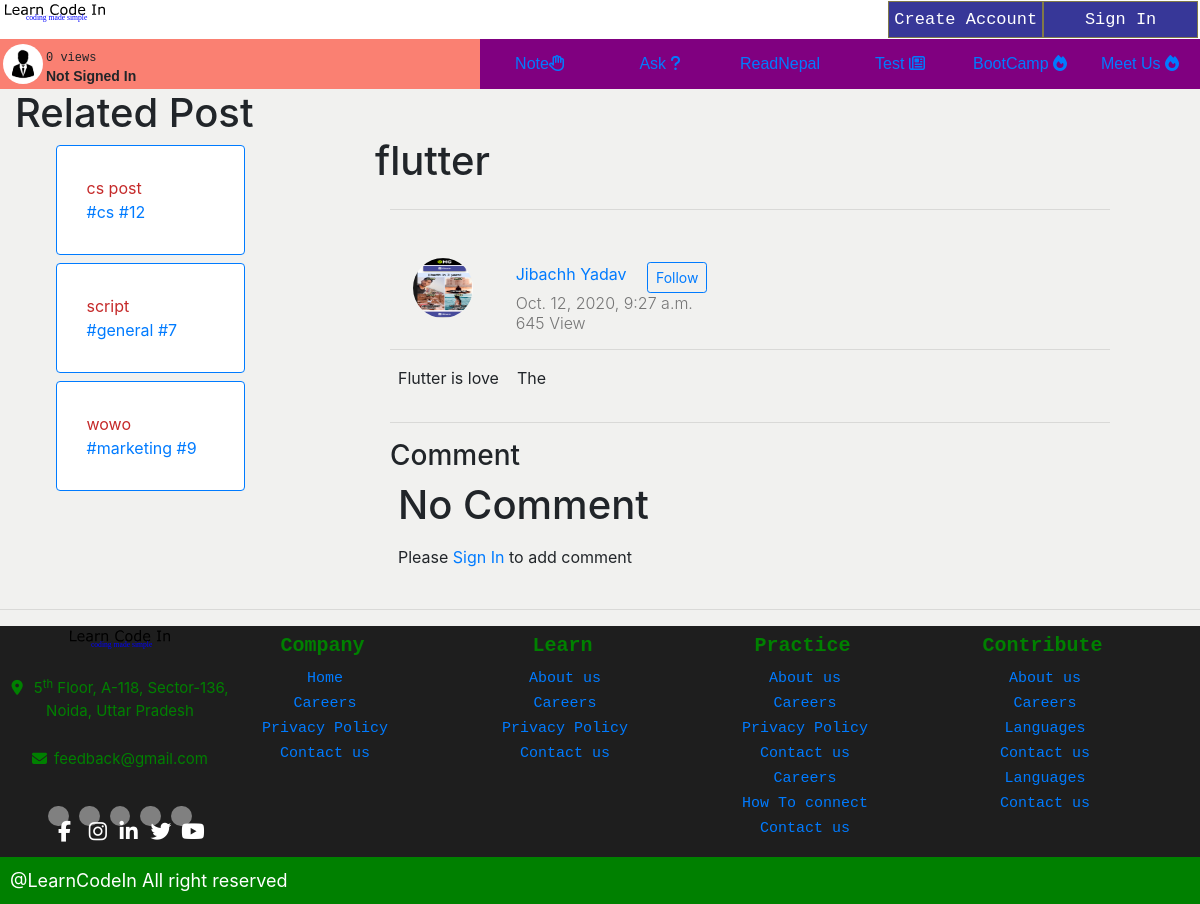
Page /note/30-flutter/ on the earlier database version.
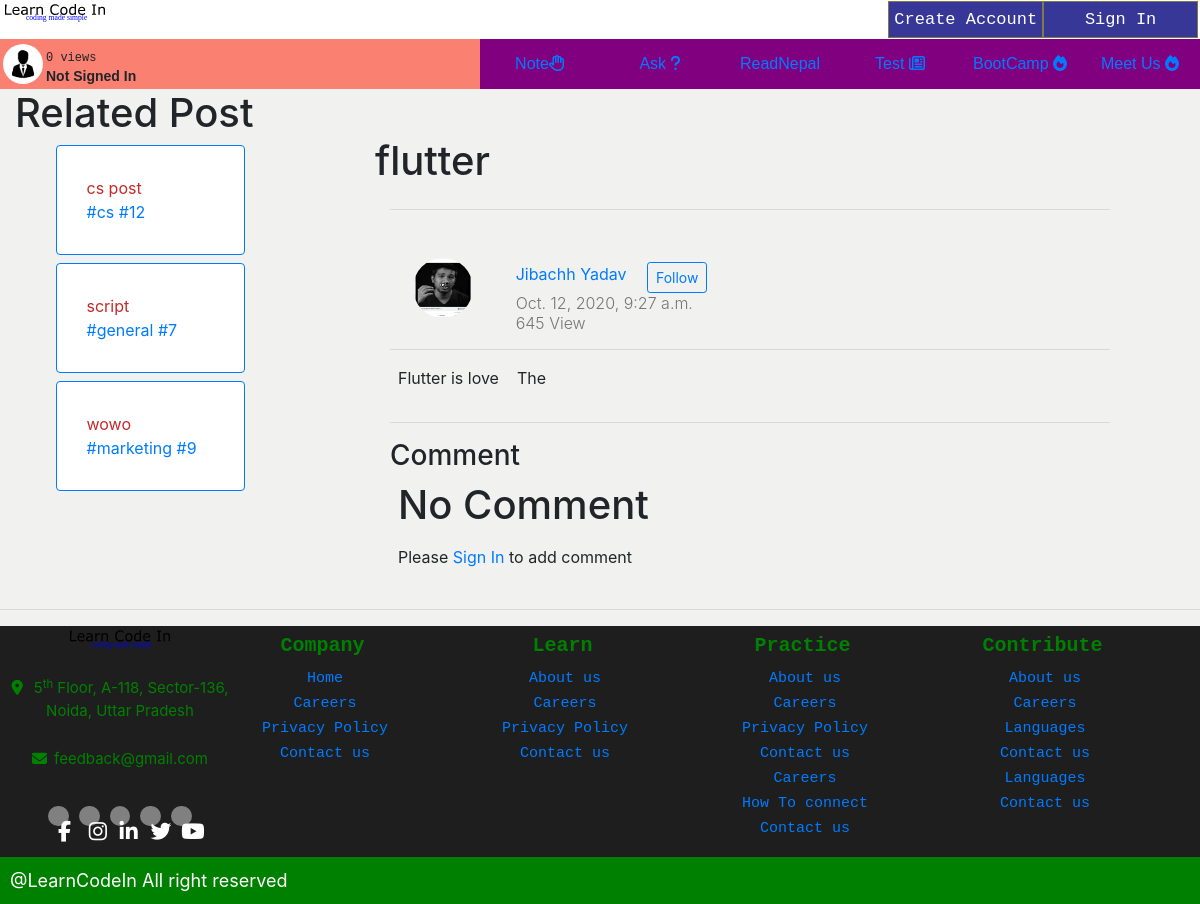
Same page on the later database version.
### note/models.py (models this page shows, shortened)
class Note(models.Model):
    STATUS_CHOICES = (
        ('draft', 'Draft'),
        ('published', 'Published'),
    )
    grade_choices = (
        ('1-5', 'One to Five'),
        ('6', 'Six'),
        ('7', 'Seven'),
        ('8', 'Eight'),
        ('9', 'Nine'),
        ('10', 'Ten'),
        ('11', 'Eleven'),
        ('12', 'Twelve'),
        ('Bachelor', 'Bachelor'),
        ('General', 'General'),
    )
    subject_choices = (
        ('physic', 'Physic'),
        ('chemistry', 'Chemistry'),
        ('botany', 'Botany'),
        ('zoology', 'Zoology'),
        ('math', 'Math'),
        ('english', 'English'),
        ('nepali', 'Nepali'),
        ('science', 'science'),
        ('social', 'Social'),
        ('eph', 'Environement,Population and Health'),
        ('Opt', 'Optional Math'),
        ('cs', 'Computer Science'),
        ('account', 'Account'),
        ('business', 'Business'),
        ('marketing', 'Marketing'),
        ('general', 'General'),
    )
    title = models.CharField(max_length=250)
    slug = models.SlugField(max_length=400)
    author = models.ForeignKey(User, on_delete=models.CASCADE, related_name='notes')
    content = models.TextField(blank=False)
    publish = models.DateTimeField(default=timezone.now)
    created= models.DateTimeField(auto_now_add=True)
    status = models.CharField(max_length=10, choices=STATUS_CHOICES, default='published')
    grade = models.CharField(max_length=20, choices=grade_choices)
    subject = models.CharField(max_length=25, choices=subject_choices)
    views = models.PositiveIntegerField(blank=False, default=0)
    likes = models.ManyToManyField(User, related_name='likedpost', blank=True)
    class Meta:
        ordering = ('-publish',)
    objects = models.Manager()
    published = PublishedManager()
    def save(self, *args, **kwargs):
        self.slug = slugify(self.title)
        super(Note, self).save(*args, **kwargs)
    def increaseView(self):
        self.views+=1

### users/models.py (models this page shows, shortened)
class User(AbstractUser):
    grade_choices = (
        ('One to Five', 'One to Five'),
        ('Six', 'Six'),
        ('Seven', 'Seven'),
        ('Eight', 'Eight'),
        ('Nine', 'Nine'),
        ('Ten', 'Ten'),
        ('Eleven', 'Eleven'),
        ('Twelve', 'Twelve'),
        ('HA', 'Health Assitant'),
        ('Staff Nurse', 'Staff Nurse'),
        ('Diploma in Agriculture', 'Diploma in Agriculture'),
        ('Diploma in Engineering', 'Diploma in Engineering'),
        ('Bachelor in CSIT', 'Bachelor in CSIT'),
        ('BSC Nursing', 'BSC Nursing'),
        ('Bachelor in Education', 'Bachelor in Education'),
        ('Bachelor in Engineering', 'Bachelor in Engineering'),
        ('BBS', 'BBS'),
        ('BBA', 'BBA'),
        ('MBBS', 'MBBS'),
        ('General', 'General'),
    )
    faculty = (
        ('Science', 'Science'),
        ('Commerce', 'Commerce'),
        ('Art', 'Art'),
        ('Medicine', 'Medicine'),
        ('Engineering', 'Engineering'),
        ('Computer Science', 'Computer Science'),
    )
    first_name = models.CharField(
        blank=False,
        max_length=100)
    last_name = models.CharField(
        blank=False,
        max_length=100)
    email = models.EmailField(unique=True,
                              blank=False,
                              max_length=255)
    username = models.CharField(max_length=30,
                                unique=False)
    hobby = models.CharField(max_length=200,
                             blank=True)
    favorite_quotes = models.CharField(max_length=200,
                                       blank=True)
    photo = models.ImageField(upload_to='profile',
                              default='../static/images/Flag_of_Nepal.png'
                              )
    grade = models.CharField(
        max_length=200,
        choices=grade_choices,
        blank=True
    )
    schoolType = models.CharField(max_length=200, choices=faculty, blank=True)
    schoolName = models.CharField(max_length=100,
                                  blank=True)
    address = models.CharField(max_length=200,
                               blank=True)
    REQUIRED_FIELDS = ['first_name', 'last_name', 'username']
    USERNAME_FIELD = 'email'
    def fullname(self):
        return f'{self.first_name.capitalize()} {self.last_name.capitalize()}'

### note/views.py (the view)
# urls.py: path('<int:pk>-<slug:slug>/',views.notedetail, name='notedetail'),
def notedetail(request, pk, slug):
    try:
        note = Note.published.get(id=pk, slug=slug)
    except Note.DoesNotExist:
        return HttpResponse("Such Note Doesnot exist")
    comments = note.comments.all()
    note.increaseView()
    note.save()
    relatedPost = []
    excludePost = []
    excludePost.append(note.id)
    sameUserNote = Note.published.filter(
        author=note.author).exclude(id__in=excludePost)
    if len(sameUserNote) >= 1:
        relatedPost.append(sameUserNote[0])
        excludePost.append(sameUserNote[0].id)
    else:
        relatedPost.append(Note.published.all().exclude(
            id__in=excludePost).order_by('-views')[0])
        excludePost.append(Note.published.all().exclude(
            id__in=excludePost).order_by('-views')[0].id)
    sameSubjectNote = Note.published.filter(
        subject=note.subject).exclude(id__in=excludePost)
    if len(sameSubjectNote) >= 1:
        relatedPost.append(sameSubjectNote[0])
        excludePost.append(sameSubjectNote[0].id)
    else:
        relatedPost.append(Note.published.all().exclude(
            id__in=excludePost).order_by('-views')[0])
        excludePost.append(Note.published.all().exclude(
            id__in=excludePost).order_by('-views')[0].id)
    mostViewedPost = Note.published.all().order_by(
        '-views').exclude(id__in=excludePost)
    if len(mostViewedPost) >= 1:
        relatedPost.append(mostViewedPost[0])
        excludePost.append(mostViewedPost[0].id)
    else:
        relatedPost.append(Note.published.all().exclude(
            id__in=excludePost).order_by('-views')[0])
        excludePost.append(Note.published.all().exclude(
            id__in=excludePost).order_by('-views')[0].id)
    return render(request, 'note/notedetail.html', {
        'note': note,
        'comments': comments,
        'relatedNotes': relatedPost,
    })

### templates/note/notedetail.html (shortened to what this page needs)
{% extends 'base.html' %}
{% block body %}
<div class="container-fluid" style="background-color:;">
  <div class="row" style="background-color:;">
    <div class="col-12 col-lg-3 order-2 order-lg-0" style="background-color: ;">
      <h1>
        Related Post
      </h1>
      {% for note in relatedNotes %}
      <div class="card border-primary mb-2 mt-2">
        <div class="card-body">
          <a href="{% url 'notedetail' note.pk note.slug %}" style="color: #c52929">
            {{ note.title }}
          </a>
          <br />
          <span style="color: #c52929">
            <a href=""> #{{ note.subject }} </a>
          </span>
          <span style="color: #c52929">
            <a href=""> #{{ note.grade }} </a>
          </span>
        </div>
      </div>
      {% endfor %}
    </div>
    <div class="col">
      <div class="container-fluid mt-5" style="max-width: 750px;">
        <div class="row" style="background-color: ;">
          <h1>
            {{ note.title }}
          </h1>
        </div>
        <hr />
        <div class="row mt-5 ml-2 mr-2" style="background-color: ;">
          <div class="col-12 col-md-7" style="background-color: ;">
            <div class="row">
              <div class="col-3">
                {% if note.author.photo %}
                <img src="{{ note.author.photo.url }}" alt="userName" class="avatar" />
                {% else %}
                hello
                {% endif %}
              </div>
              <div class="col-9">
                <div style="color: #292929; font-size: 16px;">
                  <a href="{% url 'profile' note.author.username note.author.id %}">
                    {{ note.author.fullname }}
                  </a>
                  <button class="ml-3 d-none d-sm-inline mt-1 btn btn-outline-primary btn-sm">
                    Follow
                  </button>
                </div>
                <div style="
                  font-size: 16px;
                  color: #757575;
                  line-height: 20px;
                  font-style: normal;
                  font-weight: 300;
                ">
                  {{ note.created }}
                </div>
                <div style="
                  font-size: 16px;
                  color: #757575;
                  line-height: 20px;
                  font-style: normal;
                  font-weight: 300;
                ">
                  {{ note.views }} View
                </div>
              </div>
            </div>
          </div>
          <div class="col mt-3 offset-md-0" style="background-color: ;">
          </div>
        </div>
        <hr />
        <div class="row ml-2 mt-3 mr-2" style="text-overflow: wrap">
          {{ note.content|safe }}
        </div>
        <hr />
        <h3>Comment</h3>
        {% for comment in comments %}
        <div class="row m-2">
          <div class="col-1" style="background-color: ;">
            <img src="{{ comment.comment_by.photo.url }}" alt="{{ comment.comment_by.fullname }}"
              class="commentAvatar" />
          </div>
          <div class="col ml-4">
            <div>
              <a href="{% url 'profile' comment.comment_by.username comment.comment_by.id %}">
                {{ comment.comment_by.fullname }}
              </a>
            </div>
            <div style="background-color: gray;" class="p-1">
              {{ comment.comment }}
            </div>
            <div class="mt-1">
              <!-- <button class="btn btn-sm btn-outline-info">Upvote</button>
                      <button class="btn btn-sm btn-outline-warning">Downnote</button> -->
              {% if comment.comment_by == request.user %}
              <form action="{% url 'deletecomment' comment.pk %}" method="post" class="d-inline">
                {% csrf_token %}
                <input class="btn btn-sm btn-outline-danger"
                  onclick="return confirm('Are you sure you want to delete the comment?')" type="submit" value="Delete">
              </form>
              {% endif %}
            </div>
          </div>
        </div>
        {% empty %}
        <div class="row m-2">
          <h1>
            No Comment
          </h1>
        </div>
        {% endfor %}
        {% if user.is_authenticated %}
        <div class="row m-2">
          <div class="col-1">
            <img src="{{ request.user.photo.url }}" alt="{{ request.user.fullname }}" class="commentAvatar" />
          </div>
          <div class="col ml-4">
            <form action="{% url 'newcomment' note.id %}" method="post" id="addcommentform">
              {% csrf_token %}
              <div class="form-group">
                <textarea class="form-control" name='newcomment' id="newcommenttextArea" rows="3"
                  placeholder="Comment ..."></textarea>
              </div>
              <button class="btn btn-sm" type="submit">Add Comment</button>
            </form>
          </div>
        </div>
        {% else %}
        <div class="row m-2">
          <p>
            Please <a href="{% url 'login' %}">Sign In</a> to add comment
          </p>
        </div>
      </div>
      {% endif %}
    </div>
  </div>
</div>
{% endblock body %}

Differences in the rows shown:
changed through a linked row, Note "flutter": author.photo: a different picture
